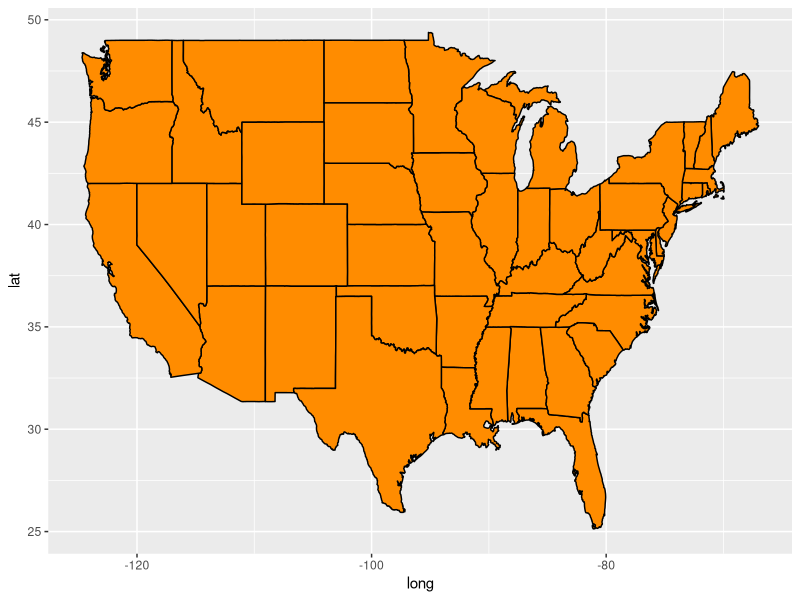
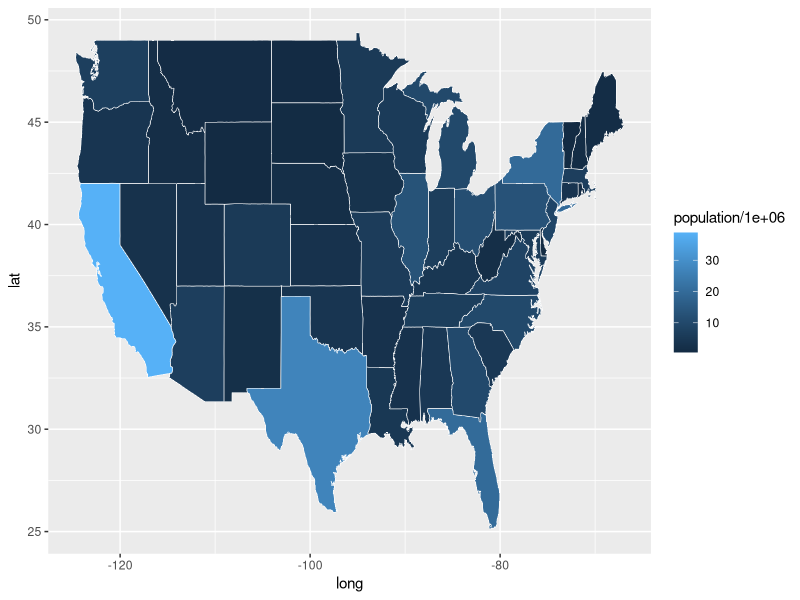
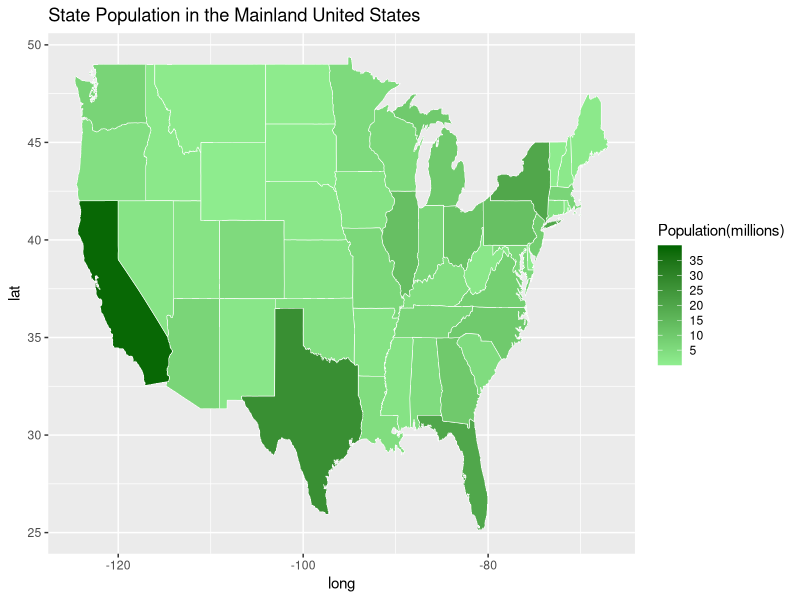
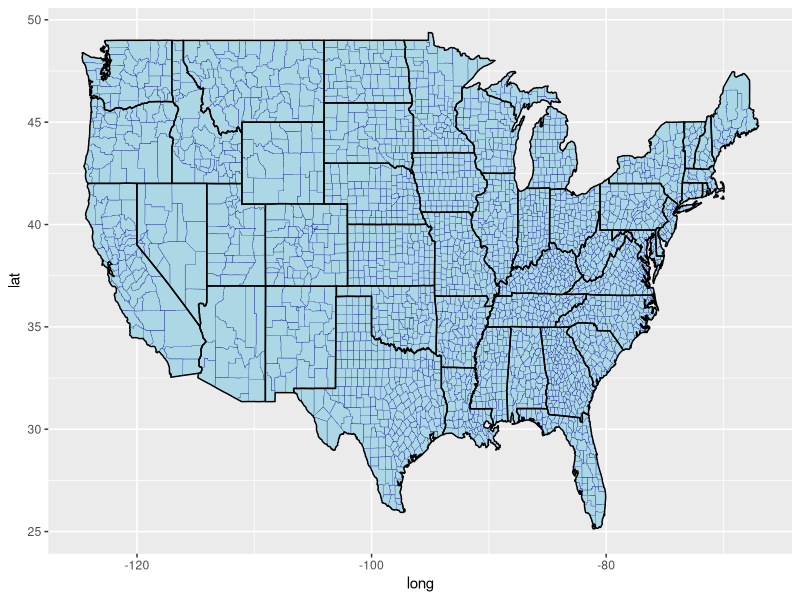
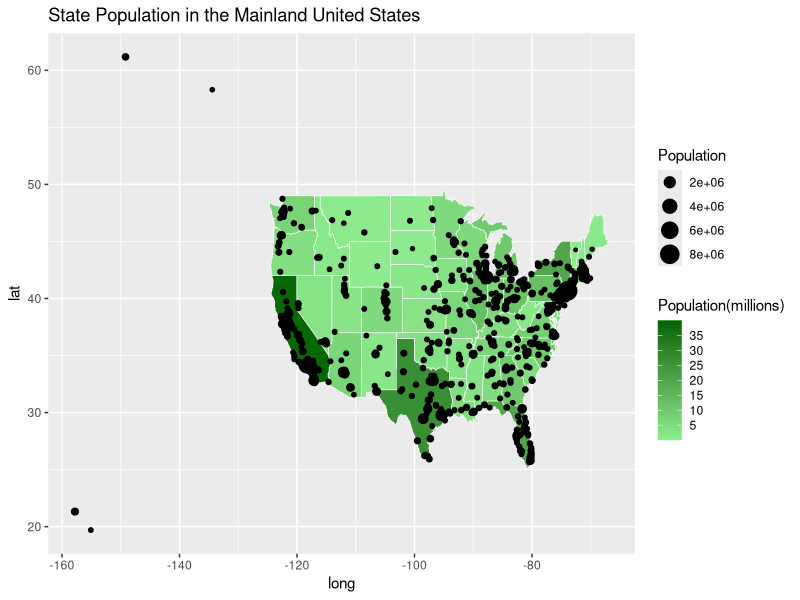
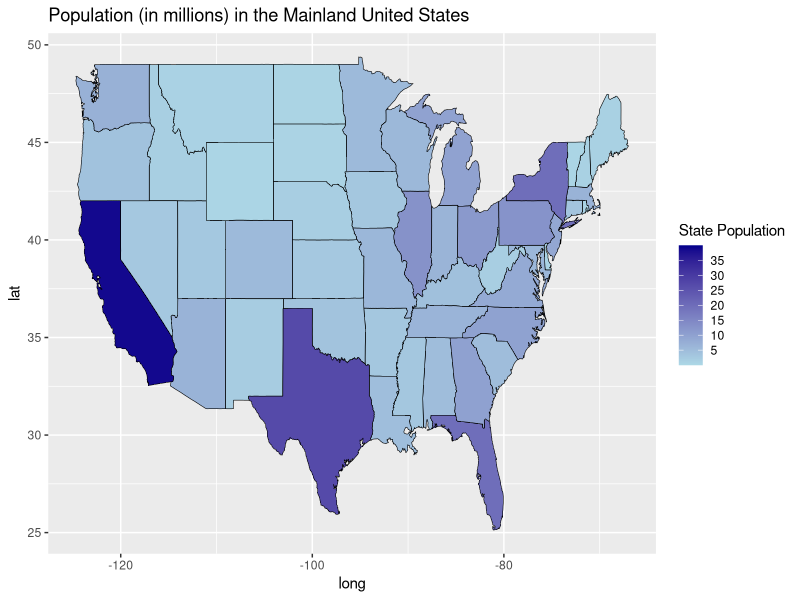
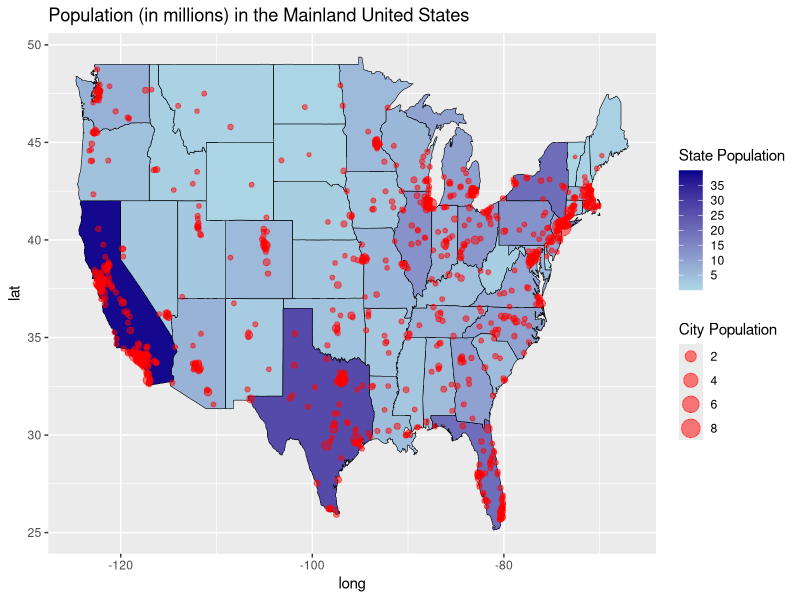
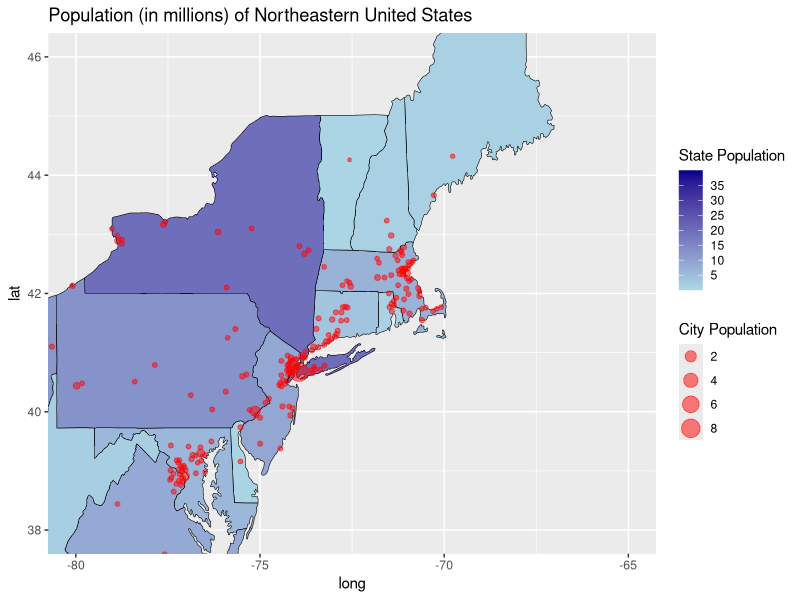

The R source for these figures, in order:
## ---- chunk 1
library(tidyverse)  # load all tidyverse packages
library(maps)     # Provides latitude and longitude data for various maps
## ---- chunk 2
# load United States state map data
main_states <- map_data("state")

# read the state population data
state_pop <- read_csv("data/StatePopulation.csv")

glimpse(main_states) # See what this looks like
glimpse(state_pop)
## ---- chunk 3
# Plot all states with ggplot2, using black borders and darkorange fill
# Hmm, that color scheme looks familiar
ggplot(main_states) + 
  geom_polygon(aes(x = long, y = lat, group = group),
                color = "black", fill = "darkorange" )
# Try using the hex color code #E25220 instead of "darkorange". Do you 
# recognize the color scheme?
## ---- chunk 4


## ---- chunk 5

## ---- chunk 6

## ---- chunk 7
# This chunk previews one join operation we'll see next week
# Merge the main_states and state_pop files
# Use inner_join to link the population and electoral vote information
# to the state map coordinate data in main_states
merged_states <- inner_join(main_states, state_pop, by = "region")
glimpse(merged_states)
## ---- chunk 8
# Create a Choropleth map of the United States
p <- ggplot(merged_states)
p <- p + geom_polygon(aes(x = long, y = lat, group = group, 
                      fill = population/1000000), color = "white", 
                      lwd = 0.2) 
p # save to add/modify below
## ---- chunk 9
p <- p + scale_fill_continuous(name = "Population(millions)", 
                low = "lightgreen", high = "darkgreen",limits = c(0,40), 
                breaks = c(5, 10, 15, 20, 25, 30, 35), na.value = "grey50") +
      labs(title = "State Population in the Mainland United States")
p
## ---- chunk 10

## ---- chunk 11
## BE SURE to notice that two different data sets are being used in the two geom_polygon levels.
all_county <- map_data("county")
ggplot() + 
  geom_polygon(data = all_county, aes(x = long, y = lat, group = group),
               color = "darkblue", fill = "lightblue", lwd = .1) +
  geom_polygon(data = main_states, aes(x = long, y = lat, group = group),
                color = "black", fill = "lightblue",  lwd = .5, alpha = .1) 
## ---- chunk 12
#plot all states with ggplot
p <- p + geom_point(data = us.cities, aes(x = long, y = lat, size = pop)) + 
  scale_size(name = "Population")
p

us.cities2 = arrange(us.cities, long)
head(us.cities2)
## ---- chunk 13
#plot all states with ggplot
main_cities <- filter(us.cities, long >= -130)
glimpse(us.cities)
glimpse(main_cities)

g <- ggplot()
g <- g + geom_polygon(data = merged_states,
            aes(x = long, y = lat, group = group, fill = population/1000000), 
            color = "black", lwd = 0.2) + 
      scale_fill_continuous(name = "State Population", low = "lightblue", 
            high = "darkblue", limits = c(0,40), breaks=c(5, 10, 15, 20, 25, 30, 35), 
            na.value = "grey50") +
      labs(title = "Population (in millions) in the Mainland United States")
g

g <- g + geom_point(data = main_cities, aes(x = long, y = lat, size = pop/1000000), 
            color = "red", alpha = .5) +
  scale_size(name = "City Population")
g

# Zoom into a particular region of the plot
g  <- g + coord_cartesian(xlim=c(-80, -65), ylim = c(38, 46)) + 
  labs(title = "Population (in millions) of Northeastern United States")
g
